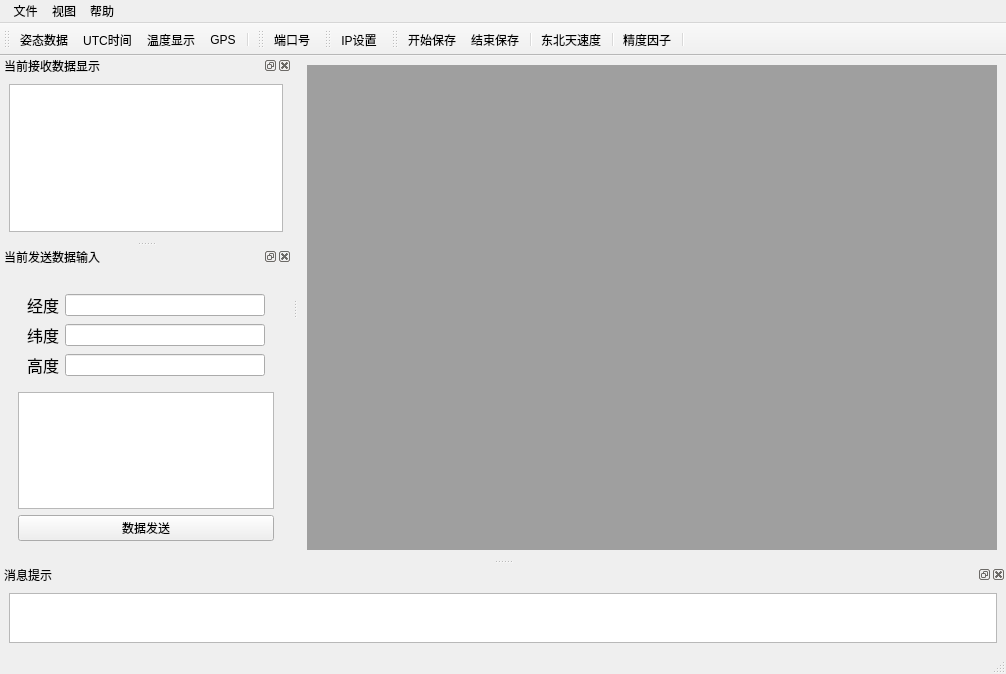
<?xml version="1.0" encoding="UTF-8"?>
<ui version="4.0">
 <class>MainWindow</class>
 <widget class="QMainWindow" name="MainWindow">
  <property name="geometry">
   <rect>
    <x>0</x>
    <y>0</y>
    <width>1006</width>
    <height>674</height>
   </rect>
  </property>
  <property name="windowTitle">
   <string>MainWindow</string>
  </property>
  <property name="windowFilePath">
   <string extracomment="当前接收数据"/>
  </property>
  <widget class="QWidget" name="centralwidget">
   <layout class="QHBoxLayout" name="horizontalLayout_5">
    <item>
     <layout class="QHBoxLayout" name="horizontalLayout">
      <item>
       <widget class="QMdiArea" name="mdiArea"/>
      </item>
     </layout>
    </item>
   </layout>
  </widget>
  <widget class="QMenuBar" name="menubar">
   <property name="geometry">
    <rect>
     <x>0</x>
     <y>0</y>
     <width>1006</width>
     <height>21</height>
    </rect>
   </property>
   <widget class="QMenu" name="menu">
    <property name="title">
     <string> 文件</string>
    </property>
    <addaction name="action_close"/>
    <addaction name="separator"/>
    <addaction name="action_exit"/>
    <addaction name="separator"/>
    <addaction name="action_send"/>
   </widget>
   <widget class="QMenu" name="menu_2">
    <property name="title">
     <string>视图</string>
    </property>
    <widget class="QMenu" name="menuIMU">
     <property name="title">
      <string>GNSS数据</string>
     </property>
     <addaction name="action"/>
     <addaction name="separator"/>
     <addaction name="action_7"/>
     <addaction name="separator"/>
     <addaction name="action_13"/>
    </widget>
    <widget class="QMenu" name="menuIMU_2">
     <property name="title">
      <string>IMU数据</string>
     </property>
     <addaction name="action_14"/>
     <addaction name="separator"/>
     <addaction name="action_16"/>
     <addaction name="separator"/>
     <addaction name="actionUTC_2"/>
    </widget>
    <addaction name="menuIMU"/>
    <addaction name="separator"/>
    <addaction name="menuIMU_2"/>
   </widget>
   <widget class="QMenu" name="menu_3">
    <property name="title">
     <string>帮助</string>
    </property>
   </widget>
   <addaction name="menu"/>
   <addaction name="menu_2"/>
   <addaction name="menu_3"/>
  </widget>
  <widget class="QStatusBar" name="statusbar"/>
  <widget class="QToolBar" name="toolBar">
   <property name="windowTitle">
    <string>toolBar</string>
   </property>
   <attribute name="toolBarArea">
    <enum>TopToolBarArea</enum>
   </attribute>
   <attribute name="toolBarBreak">
    <bool>false</bool>
   </attribute>
   <addaction name="action_pos"/>
   <addaction name="actionUTC"/>
   <addaction name="action_temp"/>
   <addaction name="actionGPS"/>
   <addaction name="separator"/>
  </widget>
  <widget class="QToolBar" name="toolBar_2">
   <property name="windowTitle">
    <string>toolBar_2</string>
   </property>
   <property name="toolButtonStyle">
    <enum>Qt::ToolButtonIconOnly</enum>
   </property>
   <attribute name="toolBarArea">
    <enum>TopToolBarArea</enum>
   </attribute>
   <attribute name="toolBarBreak">
    <bool>false</bool>
   </attribute>
   <addaction name="action_com"/>
  </widget>
  <widget class="QToolBar" name="toolBar_3">
   <property name="contextMenuPolicy">
    <enum>Qt::DefaultContextMenu</enum>
   </property>
   <property name="windowTitle">
    <string>toolBar_3</string>
   </property>
   <property name="toolButtonStyle">
    <enum>Qt::ToolButtonFollowStyle</enum>
   </property>
   <property name="floatable">
    <bool>true</bool>
   </property>
   <attribute name="toolBarArea">
    <enum>TopToolBarArea</enum>
   </attribute>
   <attribute name="toolBarBreak">
    <bool>false</bool>
   </attribute>
   <addaction name="actionip"/>
  </widget>
  <widget class="QDockWidget" name="dockWidget_recv">
   <property name="maximumSize">
    <size>
     <width>800</width>
     <height>1000</height>
    </size>
   </property>
   <property name="whatsThis">
    <string/>
   </property>
   <property name="floating">
    <bool>false</bool>
   </property>
   <property name="allowedAreas">
    <set>Qt::LeftDockWidgetArea|Qt::TopDockWidgetArea</set>
   </property>
   <property name="windowTitle">
    <string comment="send" extracomment="send">当前接收数据显示</string>
   </property>
   <attribute name="dockWidgetArea">
    <number>1</number>
   </attribute>
   <widget class="QWidget" name="dockWidgetContents">
    <property name="whatsThis">
     <string comment="lzc1"/>
    </property>
    <layout class="QHBoxLayout" name="horizontalLayout_2">
     <item>
      <widget class="QPlainTextEdit" name="plainTextEdit"/>
     </item>
    </layout>
   </widget>
  </widget>
  <widget class="QDockWidget" name="dockWidget_5">
   <property name="whatsThis">
    <string/>
   </property>
   <property name="accessibleName">
    <string/>
   </property>
   <property name="accessibleDescription">
    <string/>
   </property>
   <property name="windowTitle">
    <string>当前发送数据输入</string>
   </property>
   <attribute name="dockWidgetArea">
    <number>1</number>
   </attribute>
   <widget class="QWidget" name="dockWidgetContents_6">
    <layout class="QVBoxLayout" name="verticalLayout_3">
     <item>
      <widget class="QWidget" name="widget" native="true">
       <layout class="QVBoxLayout" name="verticalLayout_2">
        <item>
         <widget class="QWidget" name="widget_3" native="true">
          <layout class="QVBoxLayout" name="verticalLayout">
           <item>
            <layout class="QHBoxLayout" name="horizontalLayout_7">
             <item>
              <widget class="QLabel" name="label_5">
               <property name="font">
                <font>
                 <pointsize>12</pointsize>
                </font>
               </property>
               <property name="text">
                <string>经度</string>
               </property>
              </widget>
             </item>
             <item>
              <widget class="QLineEdit" name="lineEdit_lon"/>
             </item>
            </layout>
           </item>
           <item>
            <layout class="QHBoxLayout" name="horizontalLayout_3">
             <item>
              <widget class="QLabel" name="label_6">
               <property name="font">
                <font>
                 <pointsize>12</pointsize>
                </font>
               </property>
               <property name="text">
                <string>纬度</string>
               </property>
              </widget>
             </item>
             <item>
              <widget class="QLineEdit" name="lineEdit_lat">
               <property name="text">
                <string/>
               </property>
              </widget>
             </item>
            </layout>
           </item>
           <item>
            <layout class="QHBoxLayout" name="horizontalLayout_6">
             <item>
              <widget class="QLabel" name="label_7">
               <property name="font">
                <font>
                 <pointsize>12</pointsize>
                </font>
               </property>
               <property name="text">
                <string>高度</string>
               </property>
              </widget>
             </item>
             <item>
              <widget class="QLineEdit" name="lineEdit_height">
               <property name="text">
                <string/>
               </property>
              </widget>
             </item>
            </layout>
           </item>
          </layout>
         </widget>
        </item>
        <item>
         <widget class="QPlainTextEdit" name="plainTextEdit_send">
          <property name="sizePolicy">
           <sizepolicy hsizetype="Expanding" vsizetype="Preferred">
            <horstretch>0</horstretch>
            <verstretch>0</verstretch>
           </sizepolicy>
          </property>
          <property name="maximumSize">
           <size>
            <width>16777215</width>
            <height>16777215</height>
           </size>
          </property>
         </widget>
        </item>
        <item>
         <widget class="QPushButton" name="pushButton">
          <property name="text">
           <string>数据发送</string>
          </property>
         </widget>
        </item>
       </layout>
      </widget>
     </item>
    </layout>
   </widget>
  </widget>
  <widget class="QDockWidget" name="dockWidget_7">
   <property name="maximumSize">
    <size>
     <width>524287</width>
     <height>100</height>
    </size>
   </property>
   <property name="floating">
    <bool>false</bool>
   </property>
   <property name="windowTitle">
    <string>消息提示</string>
   </property>
   <attribute name="dockWidgetArea">
    <number>8</number>
   </attribute>
   <widget class="QWidget" name="dockWidgetContents_9">
    <property name="accessibleName">
     <string comment="123"/>
    </property>
    <layout class="QHBoxLayout" name="horizontalLayout_4">
     <item>
      <widget class="QPlainTextEdit" name="plainTextEdit_message">
       <property name="maximumSize">
        <size>
         <width>16777215</width>
         <height>50</height>
        </size>
       </property>
      </widget>
     </item>
    </layout>
   </widget>
  </widget>
  <widget class="QToolBar" name="toolBar_4">
   <property name="windowTitle">
    <string>toolBar_4</string>
   </property>
   <attribute name="toolBarArea">
    <enum>TopToolBarArea</enum>
   </attribute>
   <attribute name="toolBarBreak">
    <bool>false</bool>
   </attribute>
   <addaction name="action_start"/>
   <addaction name="action_end"/>
   <addaction name="separator"/>
   <addaction name="action_DNU"/>
   <addaction name="separator"/>
   <addaction name="action_THDV"/>
   <addaction name="separator"/>
  </widget>
  <action name="action_close">
   <property name="text">
    <string>关闭</string>
   </property>
  </action>
  <action name="action_com">
   <property name="text">
    <string>端口号</string>
   </property>
  </action>
  <action name="action_pos">
   <property name="icon">
    <iconset theme="姿态数据"/>
   </property>
   <property name="text">
    <string>姿态数据</string>
   </property>
  </action>
  <action name="actionUTC">
   <property name="text">
    <string>UTC时间</string>
   </property>
  </action>
  <action name="action_temp">
   <property name="text">
    <string>温度显示</string>
   </property>
  </action>
  <action name="actionGPS">
   <property name="text">
    <string>GPS</string>
   </property>
  </action>
  <action name="actionip">
   <property name="text">
    <string>IP设置</string>
   </property>
   <property name="toolTip">
    <string>IP设置</string>
   </property>
  </action>
  <action name="action_start">
   <property name="text">
    <string>开始保存</string>
   </property>
  </action>
  <action name="action_exit">
   <property name="text">
    <string>退出</string>
   </property>
  </action>
  <action name="action_send">
   <property name="text">
    <string>输出</string>
   </property>
   <property name="whatsThis">
    <string/>
   </property>
  </action>
  <action name="action_end">
   <property name="text">
    <string>结束保存</string>
   </property>
  </action>
  <action name="action">
   <property name="text">
    <string>经纬高度</string>
   </property>
  </action>
  <action name="action_3">
   <property name="text">
    <string>纬度</string>
   </property>
  </action>
  <action name="action_5">
   <property name="text">
    <string>高度</string>
   </property>
  </action>
  <action name="action_7">
   <property name="text">
    <string>东北天向速度</string>
   </property>
  </action>
  <action name="action_9">
   <property name="text">
    <string>北向速度</string>
   </property>
  </action>
  <action name="action_11">
   <property name="text">
    <string>天向速度</string>
   </property>
  </action>
  <action name="action_13">
   <property name="checkable">
    <bool>true</bool>
   </property>
   <property name="text">
    <string>精度因子</string>
   </property>
  </action>
  <action name="action_14">
   <property name="text">
    <string>原始数据</string>
   </property>
  </action>
  <action name="action_16">
   <property name="text">
    <string>温度</string>
   </property>
  </action>
  <action name="actionUTC_2">
   <property name="text">
    <string>UTC时间</string>
   </property>
  </action>
  <action name="action_DNU">
   <property name="text">
    <string>东北天速度</string>
   </property>
  </action>
  <action name="action_THDV">
   <property name="text">
    <string>精度因子</string>
   </property>
  </action>
 </widget>
 <resources/>
 <connections/>
</ui>
